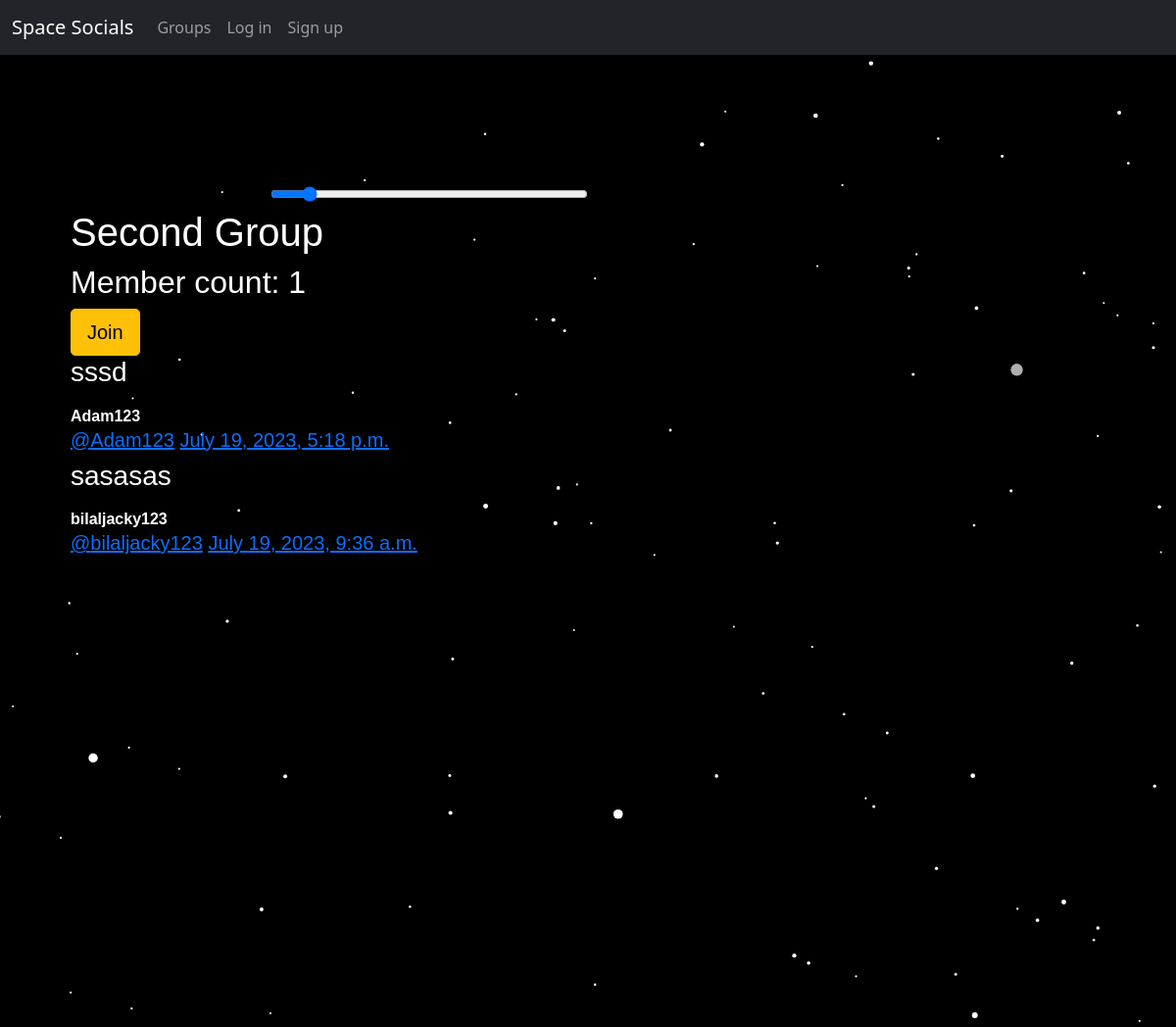
The page /groups/posts/in/second-group/ on the database its author committed.
### groups/models.py (models this page shows, shortened)
class Group(models.Model):
    name = models.CharField(max_length=30,unique=True)
    slug = models.SlugField(allow_unicode=True,unique=True,default='')         #url generated out of group name
    description = models.CharField(max_length=264,blank=True,default='')
    description_html = models.TextField(editable=False,default='',blank=True)
    members = models.ManyToManyField(User,through='GroupMember')

### posts/models.py (models this page shows, shortened)
class Post(models.Model):
    message = models.TextField(max_length=200)
    message_html = models.TextField(editable=False,default='')
    group = models.ForeignKey(Group,on_delete=models.CASCADE,related_name='posts',null=True,blank=True)
    user = models.ForeignKey(User,on_delete=models.CASCADE,related_name='posts')
    create_date = models.DateTimeField(default=now)
    class Meta:
        ordering = ['-create_date']
        unique_together = ['user','message']

### groups/views.py (the view)
# urls.py: path('posts/in/<slug>/',views.SingleGroup.as_view(),name='single'),
class SingleGroup(DetailView):
    model = Group

### groups/templates/groups/group_detail.html
{% extends 'groups/group_base.html' %}
{% block pre_group %}
<h1>{{group.name}}</h1>
<h2>Member count: {{group.members.count}}</h2>
<div class="content">
    {% if user in group.members.all %}
    <a href="{% url 'groups:leave' slug=group.slug %}" class="btn btn-lg btn-warning btn-pill">Leave</a>
    {% else %}
    <a href="{% url 'groups:join' slug=group.slug %}" class="btn btn-lg btn-warning btn-pill">Join</a>
    {% endif %}
</div>
{% endblock %}
{% block group_content %}
<div class="col-md-8">
    {% if group.posts.count == 0 %}
    <h2>No posts in this group yet!</h2>
    {% else %}
        {% for post in  group.posts.all %}
        {% include 'posts/_post.html' %}
        {% endfor %}
    {% endif %}
</div>
{% endblock %}

### posts/templates/posts/_post.html (shortened to what this page needs)
<div class="post media">
    <h3>{{post.message_html|safe}}</h3>
    <div class="media-body">
        <strong>{{post.user.username}}</strong>
        <h5 class="media-heading">
            <span class="username"><a href="{% url 'posts:for_user' username=post.user.username %}">@{{post.user.username}}</a></span>
            <time class="time"><a href="{% url 'posts:single' username=post.user.username pk=post.pk %}">{{post.create_date}}</a></time>
        </h5>
    </div>
</div>

### static/css/self.css (style rules this page uses)
body, html { padding: 0; margin: 0; overscroll-behavior: none; overflow: hidden; }
body { color:white; }

### rows shown on the page
Group: name "Second Group", members.count "1"
Post: message_html "sssd", user.username "Adam123", create_date "July 19, 2023, 5:18 p.m."
Post: message_html "sasasas", user.username "bilaljacky123", create_date "July 19, 2023, 9:36 a.m."
